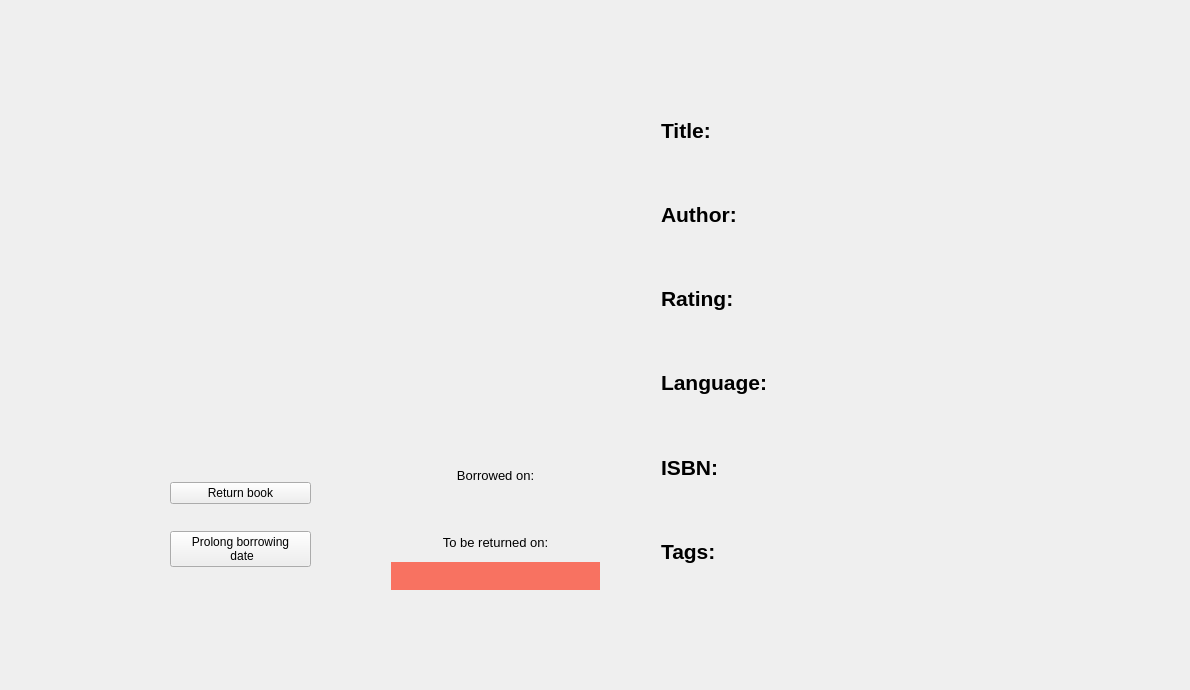
<?xml version="1.0" encoding="UTF-8"?>
<ui version="4.0">
 <class>BorrowedBookDetails</class>
 <widget class="QWidget" name="BorrowedBookDetails">
  <property name="geometry">
   <rect>
    <x>0</x>
    <y>0</y>
    <width>1190</width>
    <height>690</height>
   </rect>
  </property>
  <property name="windowTitle">
   <string>Details</string>
  </property>
  <widget class="QWidget" name="verticalLayoutWidget">
   <property name="geometry">
    <rect>
     <x>100</x>
     <y>80</y>
     <width>281</width>
     <height>321</height>
    </rect>
   </property>
   <layout class="QVBoxLayout" name="verticalLayout">
    <property name="spacing">
     <number>7</number>
    </property>
    <item>
     <widget class="QLabel" name="bookImage">
      <property name="text">
       <string/>
      </property>
      <property name="alignment">
       <set>Qt::AlignCenter</set>
      </property>
     </widget>
    </item>
   </layout>
  </widget>
  <widget class="QWidget" name="verticalLayoutWidget_2">
   <property name="geometry">
    <rect>
     <x>100</x>
     <y>450</y>
     <width>281</width>
     <height>151</height>
    </rect>
   </property>
   <layout class="QVBoxLayout" name="verticalLayout_2">
    <property name="leftMargin">
     <number>70</number>
    </property>
    <property name="rightMargin">
     <number>70</number>
    </property>
    <item>
     <widget class="QPushButton" name="returnBook">
      <property name="text">
       <string>Return book</string>
      </property>
     </widget>
    </item>
    <item>
     <widget class="QPushButton" name="prolongBDate">
      <property name="text">
       <string>Prolong borrowing
 date</string>
      </property>
     </widget>
    </item>
   </layout>
  </widget>
  <widget class="QWidget" name="verticalLayoutWidget_3">
   <property name="geometry">
    <rect>
     <x>820</x>
     <y>80</y>
     <width>271</width>
     <height>521</height>
    </rect>
   </property>
   <layout class="QVBoxLayout" name="verticalLayout_3">
    <item>
     <widget class="QLabel" name="bookTitle">
      <property name="font">
       <font>
        <pointsize>16</pointsize>
       </font>
      </property>
      <property name="text">
       <string/>
      </property>
      <property name="alignment">
       <set>Qt::AlignLeading|Qt::AlignLeft|Qt::AlignVCenter</set>
      </property>
      <property name="indent">
       <number>5</number>
      </property>
     </widget>
    </item>
    <item>
     <widget class="QLabel" name="bookAuthor">
      <property name="font">
       <font>
        <pointsize>16</pointsize>
       </font>
      </property>
      <property name="text">
       <string/>
      </property>
      <property name="alignment">
       <set>Qt::AlignLeading|Qt::AlignLeft|Qt::AlignVCenter</set>
      </property>
      <property name="indent">
       <number>5</number>
      </property>
     </widget>
    </item>
    <item>
     <widget class="QLabel" name="bookRating">
      <property name="font">
       <font>
        <pointsize>16</pointsize>
       </font>
      </property>
      <property name="text">
       <string/>
      </property>
      <property name="alignment">
       <set>Qt::AlignLeading|Qt::AlignLeft|Qt::AlignVCenter</set>
      </property>
      <property name="indent">
       <number>5</number>
      </property>
     </widget>
    </item>
    <item>
     <widget class="QLabel" name="bookLanguage">
      <property name="font">
       <font>
        <pointsize>16</pointsize>
       </font>
      </property>
      <property name="text">
       <string/>
      </property>
      <property name="alignment">
       <set>Qt::AlignLeading|Qt::AlignLeft|Qt::AlignVCenter</set>
      </property>
      <property name="indent">
       <number>5</number>
      </property>
     </widget>
    </item>
    <item>
     <widget class="QLabel" name="bookISBN">
      <property name="font">
       <font>
        <pointsize>16</pointsize>
       </font>
      </property>
      <property name="text">
       <string/>
      </property>
      <property name="alignment">
       <set>Qt::AlignLeading|Qt::AlignLeft|Qt::AlignVCenter</set>
      </property>
      <property name="indent">
       <number>5</number>
      </property>
     </widget>
    </item>
    <item>
     <widget class="QLabel" name="bookTags">
      <property name="font">
       <font>
        <pointsize>8</pointsize>
       </font>
      </property>
      <property name="text">
       <string/>
      </property>
      <property name="alignment">
       <set>Qt::AlignLeading|Qt::AlignLeft|Qt::AlignVCenter</set>
      </property>
      <property name="indent">
       <number>5</number>
      </property>
     </widget>
    </item>
   </layout>
  </widget>
  <widget class="QWidget" name="verticalLayoutWidget_4">
   <property name="geometry">
    <rect>
     <x>650</x>
     <y>80</y>
     <width>171</width>
     <height>521</height>
    </rect>
   </property>
   <layout class="QVBoxLayout" name="verticalLayout_4">
    <item>
     <widget class="QLabel" name="Title">
      <property name="font">
       <font>
        <pointsize>16</pointsize>
        <weight>75</weight>
        <bold>true</bold>
       </font>
      </property>
      <property name="text">
       <string>Title:</string>
      </property>
      <property name="alignment">
       <set>Qt::AlignLeading|Qt::AlignLeft|Qt::AlignVCenter</set>
      </property>
     </widget>
    </item>
    <item>
     <widget class="QLabel" name="Author">
      <property name="font">
       <font>
        <pointsize>16</pointsize>
        <weight>75</weight>
        <bold>true</bold>
       </font>
      </property>
      <property name="text">
       <string>Author:</string>
      </property>
      <property name="alignment">
       <set>Qt::AlignLeading|Qt::AlignLeft|Qt::AlignVCenter</set>
      </property>
     </widget>
    </item>
    <item>
     <widget class="QLabel" name="Rating">
      <property name="font">
       <font>
        <pointsize>16</pointsize>
        <weight>75</weight>
        <bold>true</bold>
       </font>
      </property>
      <property name="text">
       <string>Rating:</string>
      </property>
      <property name="alignment">
       <set>Qt::AlignLeading|Qt::AlignLeft|Qt::AlignVCenter</set>
      </property>
     </widget>
    </item>
    <item>
     <widget class="QLabel" name="Language">
      <property name="font">
       <font>
        <pointsize>16</pointsize>
        <weight>75</weight>
        <bold>true</bold>
       </font>
      </property>
      <property name="text">
       <string>Language:</string>
      </property>
      <property name="alignment">
       <set>Qt::AlignLeading|Qt::AlignLeft|Qt::AlignVCenter</set>
      </property>
     </widget>
    </item>
    <item>
     <widget class="QLabel" name="ISBN">
      <property name="font">
       <font>
        <pointsize>16</pointsize>
        <weight>75</weight>
        <bold>true</bold>
       </font>
      </property>
      <property name="text">
       <string>ISBN:</string>
      </property>
      <property name="alignment">
       <set>Qt::AlignLeading|Qt::AlignLeft|Qt::AlignVCenter</set>
      </property>
     </widget>
    </item>
    <item>
     <widget class="QLabel" name="Tags">
      <property name="font">
       <font>
        <pointsize>16</pointsize>
        <weight>75</weight>
        <bold>true</bold>
       </font>
      </property>
      <property name="text">
       <string>Tags:</string>
      </property>
      <property name="alignment">
       <set>Qt::AlignLeading|Qt::AlignLeft|Qt::AlignVCenter</set>
      </property>
     </widget>
    </item>
   </layout>
  </widget>
  <widget class="QWidget" name="verticalLayoutWidget_5">
   <property name="geometry">
    <rect>
     <x>380</x>
     <y>450</y>
     <width>231</width>
     <height>151</height>
    </rect>
   </property>
   <layout class="QVBoxLayout" name="verticalLayout_5">
    <item>
     <widget class="QLabel" name="label">
      <property name="font">
       <font>
        <pointsize>10</pointsize>
       </font>
      </property>
      <property name="text">
       <string>Borrowed on:</string>
      </property>
      <property name="alignment">
       <set>Qt::AlignCenter</set>
      </property>
     </widget>
    </item>
    <item>
     <widget class="QLabel" name="BorrowDate">
      <property name="font">
       <font>
        <pointsize>16</pointsize>
        <weight>75</weight>
        <bold>true</bold>
       </font>
      </property>
      <property name="text">
       <string/>
      </property>
      <property name="alignment">
       <set>Qt::AlignCenter</set>
      </property>
     </widget>
    </item>
    <item>
     <widget class="QLabel" name="label_2">
      <property name="font">
       <font>
        <pointsize>10</pointsize>
       </font>
      </property>
      <property name="text">
       <string>To be returned on:</string>
      </property>
      <property name="alignment">
       <set>Qt::AlignCenter</set>
      </property>
     </widget>
    </item>
    <item>
     <widget class="QLabel" name="ReturnDate">
      <property name="font">
       <font>
        <pointsize>16</pointsize>
        <weight>75</weight>
        <bold>true</bold>
        <stylestrategy>PreferDefault</stylestrategy>
       </font>
      </property>
      <property name="styleSheet">
       <string notr="true">selection-color: rgb(255, 0, 0);
background-color: qlineargradient(spread:pad, x1:0, y1:0, x2:1, y2:1, stop:1 rgba(255, 29, 0, 151));</string>
      </property>
      <property name="text">
       <string/>
      </property>
      <property name="alignment">
       <set>Qt::AlignCenter</set>
      </property>
     </widget>
    </item>
   </layout>
  </widget>
 </widget>
 <layoutdefault spacing="6" margin="11"/>
 <resources/>
 <connections/>
</ui>
